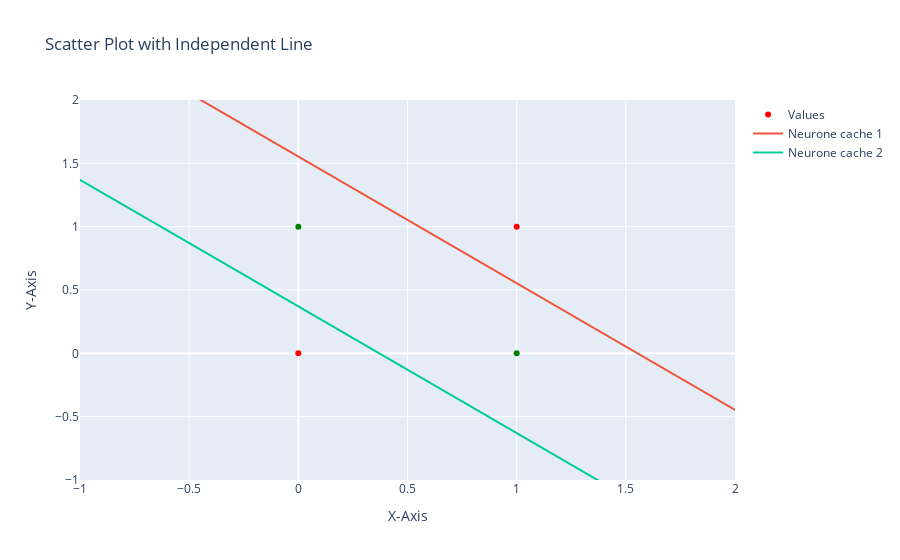

The cell this chart's notebook holds for it:
### Code cell
from source.multicouche import XOR, main412
XOR()

### Figure 1 — Plotly figure (JSON) as saved in the notebook; plotly's stock layout.template omitted (floating-point values rounded to 4 significant figures; data arrays with more than 128 entries replaced by an {"elided": "..."} marker saying what was removed)
{"data": [{"marker": {"color": ["red", "green", "green", "red"]}, "mode": "markers", "name": "Values", "type": "scatter", "x": [0, 0, 1, 1], "y": [0, 1, 0, 1]}, {"mode": "lines", "name": "Neurone cache 1", "type": "scatter", "x": {"elided": "400 float values"}, "y": {"elided": "400 float values"}}, {"mode": "lines", "name": "Neurone cache 2", "type": "scatter", "x": {"elided": "400 float values"}, "y": {"elided": "400 float values"}}], "layout": {"title": {"text": "Scatter Plot with Independent Line"}, "xaxis": {"range": [-1, 2], "title": {"text": "X-Axis"}}, "yaxis": {"range": [-1, 2], "title": {"text": "Y-Axis"}}}}
